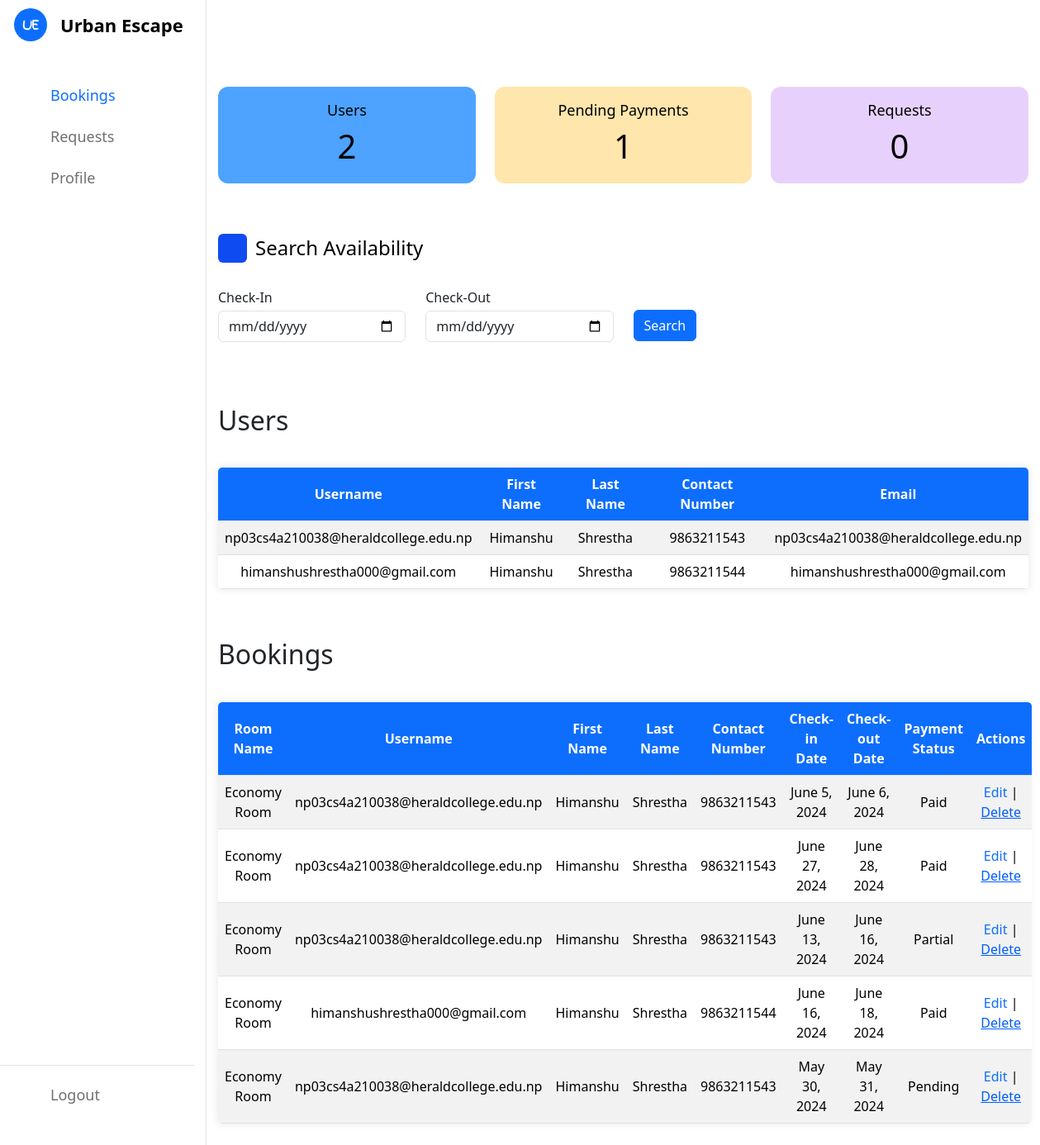
The page /staff-dashboard/ (signed in) on the database its author committed.
### authentication/models.py (models this page shows, shortened)
class CustomUser(AbstractUser):
    contact_number = models.CharField(max_length=10)
    is_staff = models.BooleanField(default=False)
    email_token = models.CharField(max_length=200, blank=True, null=True)
    is_verified = models.BooleanField(default=False)
    password_reset_token = models.CharField(max_length=200, blank=True, null=True)

### dashboard/models.py (models this page shows, shortened)
class Booking(models.Model):
    room = models.ForeignKey(Room, on_delete=models.CASCADE)  # Foreign key relationship with Room model
    user = models.ForeignKey(CustomUser, on_delete=models.CASCADE)  # Foreign key relationship with User model
    payment_status = models.CharField(max_length=20)  # Payment status field
    check_in_date = models.DateField(default=timezone.now)  # Default value for check-in date
    check_out_date = models.DateField(default=timezone.now)  # Default value for check-out date
    price=models.IntegerField(default=0)

### home/models.py (models this page shows, shortened)
class Room(models.Model):
    room_name = models.CharField(max_length=100)
    price = models.CharField(max_length=10)
    image = models.ImageField(upload_to='room_images')
    features = models.CharField(max_length=200)
    slug = models.SlugField(max_length=100, unique=True, blank=True)
    availability = models.IntegerField(default=0)
    max_room=models.IntegerField(default=5)
    number_of_adult=models.IntegerField(default=0)
    number_of_children=models.IntegerField(default=0)

### dashboard/views.py (the view)
# urls.py: path('staff-dashboard/',views.StaffDashboard, name='staff_dashboard'),
@staff_required
def StaffDashboard(request):
    bookings = Booking.objects.all()
    all_users = CustomUser.objects.filter(is_staff=False, is_superuser=False)
    context = {
            'bookings': bookings,
            'all_users': all_users
        }
    return render(request, 'dashboard/staff-dashboard.html', context)

### dashboard/utils.py (called while the page is built)
def staff_required(view_func):
    @wraps(view_func)
    def _wrapped_view(request, *args, **kwargs):
        if request.user.is_authenticated and request.user.is_staff:
            print("User is a staff member!")  # For debugging purposes
            return view_func(request, *args, **kwargs)
        else:
            return redirect(reverse_lazy('uelogin'))  # Redirect to login
    return _wrapped_view

### dashboard/templates/dashboard/staff-dashboard.html (shortened to what this page needs)
{% load static %}
<!DOCTYPE html>
<html lang="en">
<head>
    <link href="https://cdn.jsdelivr.net/npm/bootstrap@5.3.3/dist/css/bootstrap.min.css" rel="stylesheet"
 />
    <link rel="stylesheet" href="{% static 'dashboard/styles/dashboard.css' %}">
    <link rel="stylesheet" href="https://unicons.iconscout.com/release/v4.0.0/css/line.css">
</head>
<body>
    <nav>
        <div class="logo-name">
            <div class="logo-image">
                <img src="{% static 'dashboard/images/logo.png' %}" alt="">
            </div>
            <span class="logo_name" style=>Urban Escape</span>
        </div>
        <div class="menu-items" style="margin-left: -30px;">
            <ul class="nav-links">
                <li><a href="/staff-dashboard">
                        <i class="uil uil-calendar-alt" style="color: #0d6efd;"></i>
                        <span class="link-name" style="color: #0d6efd;">Bookings</span>
                    </a></li>
                <li><a href="/feedbacks">
                        <i class="uil uil-envelope"></i>
                        <span class="link-name">Requests</span>
                    </a></li>
                <li><a href="/staff-profile">
                        <i class="uil uil-user-circle"></i>
                        <span class="link-name">Profile</span>
                    </a></li>
            </ul>
            <ul class="logout-mode">
                <li><a href="/logout">
                        <i class="uil uil-signout"></i>
                        <span class="link-name">Logout</span>
                    </a></li>
                <li class="mode">
                    <div class="mode-toggle">
                    </div>
                </li>
            </ul>
        </div>
    </nav>
    <section class="dashboard">
        <div class="top">
        </div>
        <div class="dash-content">
            <div class="overview">
                <div class="boxes" style="margin-top: 45px; margin-bottom: 50px;">
                    <div class="box box1">
                        <span class="text">Users</span>
                        <span id="total_users" class="number">1</span>
                    </div>
                    <div class="box box2">
                        <span class="text">Pending Payments</span>
                        <span id="total_pending" class="number">2</span>
                    </div>
                    <div class="box box3">
                        <span class="text">Requests</span>
                        <span id="total_requests" class="number">10</span>
                    </div>
                </div>
            </div>
            <div class="title">
                <i class="uil uil-search"></i>
                <span class="text">Search Availability</span>
            </div>
            <div class="row"
                style="display: flex; align-items: center ;justify-content: flex-start; margin-bottom: 10px; ">
                <div class="col-md-3 mb-3">
                    <label for="checkin" class="form-label mb-1" style="font-weight: 500;">Check-In</label>
                    <input type="date" class="form-control shadow-none" id="checkin" name="checkin"
                        min="{{ today | date:'Y-m-d' }}">
                </div>
                <div class="col-md-3 mb-3">
                    <label for="checkout" class="form-label mb-1" style="font-weight: 500;">Check-Out</label>
                    <input type="date" class="form-control shadow-none" id="checkout" name="checkout"
                        min="{{ today | date:'Y-m-d' }}">
                </div>
                <div class="col-md-3 " style="margin-top: 10px;">
                    <button id="viewRooms" class="btn btn-primary text-white shadow-none">
                        Search
                    </button>
                </div>
            </div>
            <div class="title">
                <h2>Users</h2>
            </div>
            <div class="table-container">
                <table class="table table-striped bordered-table">
                    <thead>
                        <tr>
                            <th>Username</th>
                            <th>First Name</th>
                            <th>Last Name</th>
                            <th>Contact Number</th>
                            <th>Email</th>
                        </tr>
                    </thead>
                    <tbody>
                        {% for user in all_users %}
                        <tr id="{{ user.id }}">
                            <td>{{ user.username }}</td>
                            <td>{{ user.first_name }}</td>
                            <td>{{ user.last_name }}</td>
                            <td>{{ user.contact_number }}</td>
                            <td>{{ user.email }}</td>
                        </tr>
                        {% endfor %}
                    </tbody>
                </table>
            </div>
            <div class="title">
                <h2>Bookings</h2>
            </div>
            <div class="table-container">
                <table class="table table-striped bordered-table">
                    <thead>
                        <tr>
                            <th>Room Name</th>
                            <th>Username</th>
                            <th>First Name</th>
                            <th>Last Name</th>
                            <th>Contact Number</th>
                            <th>Check-in Date</th>
                            <th>Check-out Date</th>
                            <th>Payment Status</th>
                            <th>Actions</th>
                        </tr>
                    </thead>
                    <tbody>
                        {% for booking in bookings %}
                        <tr id="{{ booking.id }}">
                            <td>{{ booking.room.room_name }}</td>
                            <td>{{ booking.user.username }}</td>
                            <td>{{ booking.user.first_name }}</td>
                            <td>{{ booking.user.last_name }}</td>
                            <td>{{ booking.user.contact_number }}</td>
                            <td>{{ booking.check_in_date }}</td>
                            <td>{{ booking.check_out_date }}</td>
                            <td>{{ booking.payment_status }}</td>
                            <td>
                                <a href="/edit-booking/ {{ booking.id }}">Edit</a> |
                                <a style="color: rgb(0, 94, 255);text-decoration: underline;cursor: pointer;"
                                    onclick='deletes("{{ booking.id }}")'>Delete</a>
                            </td>
                        </tr>
                        {% endfor %}
                    </tbody>
                </table>
            </div>
        </div>
    </section>
</body>
</html>

### dashboard/static/dashboard/styles/dashboard.css (style rules this page uses)
* { margin: 0; padding: 0; box-sizing: border-box; }
:root { --primary-color: #0E4BF1; --panel-color: #FFF; --text-color: #000; --black-light-color: #707070; --border-color: #e6e5e5; --toggle-color: #DDD; --box1-color: #4DA3FF; --box2-color: #FFE6AC; --box3-color: #E7D1FC; --title-icon-color: #fff; --tran-05: all 0.5s ease; --tran-03: all 0.3s ease; --tran-03: all 0.2s ease; }
body { min-height: 100vh; background-color: var(--primary-color); }
nav { position: fixed; top: 0; left: 0; height: 100%; width: 250px; padding: 10px 14px; background-color: var(--panel-color); border-right: 1px solid var(--border-color); transition: var(--tran-05); }
nav .logo-name { display: flex; align-items: center; }
nav .logo-image { display: flex; justify-content: center; min-width: 45px; }
nav .logo-image img { width: 40px; object-fit: cover; border-radius: 50%; }
nav .logo-name .logo_name { font-size: 22px; font-weight: 600; color: var(--text-color); margin-left: 14px; transition: var(--tran-05); }
nav .menu-items { margin-top: 40px; height: calc(100% - 90px); display: flex; flex-direction: column; justify-content: space-between; }
.menu-items li { list-style: none; }
.menu-items li a { display: flex; align-items: center; height: 50px; text-decoration: none; position: relative; }
.menu-items li a i { font-size: 24px; min-width: 45px; height: 100%; display: flex; align-items: center; justify-content: center; color: var(--black-light-color); }
.menu-items li a .link-name { font-size: 18px; font-weight: 400; color: var(--black-light-color); transition: var(--tran-05); }
.menu-items .logout-mode { padding-top: 10px; border-top: 1px solid var(--border-color); }
.menu-items .mode { display: flex; align-items: center; white-space: nowrap; }
.menu-items .mode-toggle { position: absolute; right: 14px; height: 50px; min-width: 45px; display: flex; align-items: center; justify-content: center; cursor: pointer; }
.dashboard { position: relative; left: 250px; background-color: var(--panel-color); min-height: 100vh; width: calc(100% - 250px); padding: 10px 14px; transition: var(--tran-05); }
.dashboard .top { position: fixed; top: 0; left: 250px; display: flex; width: calc(100% - 250px); justify-content: space-between; align-items: center; padding: 10px 14px; background-color: var(--panel-color); transition: var(--tran-05); z-index: 10; }
.dashboard .dash-content { padding-top: 50px; }
.dash-content .title { display: flex; align-items: center; margin: 60px 0 30px 0; }
.dash-content .title i { position: relative; height: 35px; width: 35px; background-color: var(--primary-color); border-radius: 6px; color: var(--title-icon-color); display: flex; align-items: center; justify-content: center; font-size: 24px; }
.dash-content .title .text { font-size: 24px; font-weight: 500; color: var(--text-color); margin-left: 10px; }
.dash-content .boxes { display: flex; align-items: center; justify-content: space-between; flex-wrap: wrap; }
.dash-content .boxes .box { display: flex; flex-direction: column; align-items: center; border-radius: 12px; width: calc(100% / 3 - 15px); padding: 15px 20px; background-color: var(--box1-color); transition: var(--tran-05); }
.boxes .box .text { white-space: nowrap; font-size: 18px; font-weight: 500; color: var(--text-color); }
.boxes .box .number { font-size: 40px; font-weight: 500; color: var(--text-color); }
.boxes .box.box2 { background-color: var(--box2-color); }
.boxes .box.box3 { background-color: var(--box3-color); }
html { scrollbar-width: none; }

### dashboard/templates/dashboard/staff-dashboard.html (style rules this page uses)
.table-container { margin-top: 20px; background-color: #f8f9fa; box-shadow: 0 0 10px rgba(0, 0, 0, 0.1); }
.table { border-radius: 5px; overflow: hidden; }
.table thead th { background-color: #0d6efd; color: white; text-align: center; }
.table tbody tr:nth-child(even) { background-color: #e9ecef; }
.table td, .table th { vertical-align: middle; text-align: center; }
.table a { color: #0d6efd; text-decoration: none; }

### rows shown on the page
CustomUser: username "np03cs4a210038@heraldcollege.edu.np", first_name "Himanshu", last_name "Shrestha", contact_number "9863211543", email "np03cs4a210038@heraldcollege.edu.np"
CustomUser: username "himanshushrestha000@gmail.com", first_name "Himanshu", last_name "Shrestha", contact_number "9863211544", email "himanshushrestha000@gmail.com"
Booking: room.room_name "Economy Room", user.username "np03cs4a210038@heraldcollege.edu.np", user.first_name "Himanshu", user.last_name "Shrestha", user.contact_number "9863211543", check_in_date "June 5, 2024", check_out_date "June 6, 2024", payment_status "Paid"
Booking: room.room_name "Economy Room", user.username "np03cs4a210038@heraldcollege.edu.np", user.first_name "Himanshu", user.last_name "Shrestha", user.contact_number "9863211543", check_in_date "June 27, 2024", check_out_date "June 28, 2024", payment_status "Paid"
Booking: room.room_name "Economy Room", user.username "np03cs4a210038@heraldcollege.edu.np", user.first_name "Himanshu", user.last_name "Shrestha", user.contact_number "9863211543", check_in_date "June 13, 2024", check_out_date "June 16, 2024", payment_status "Partial"
Booking: room.room_name "Economy Room", user.username "himanshushrestha000@gmail.com", user.first_name "Himanshu", user.last_name "Shrestha", user.contact_number "9863211544", check_in_date "June 16, 2024", check_out_date "June 18, 2024", payment_status "Paid"
Booking: room.room_name "Economy Room", user.username "np03cs4a210038@heraldcollege.edu.np", user.first_name "Himanshu", user.last_name "Shrestha", user.contact_number "9863211543", check_in_date "May 30, 2024", check_out_date "May 31, 2024", payment_status "Pending"
